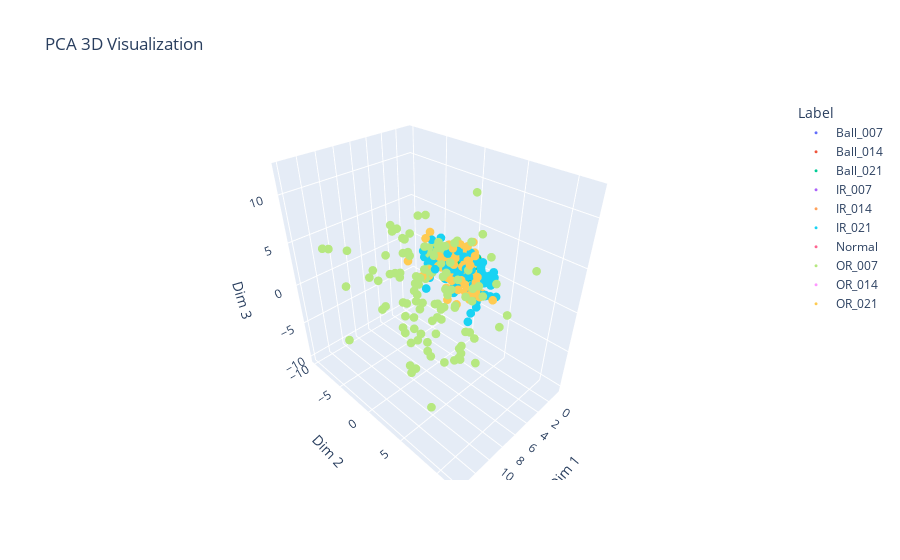
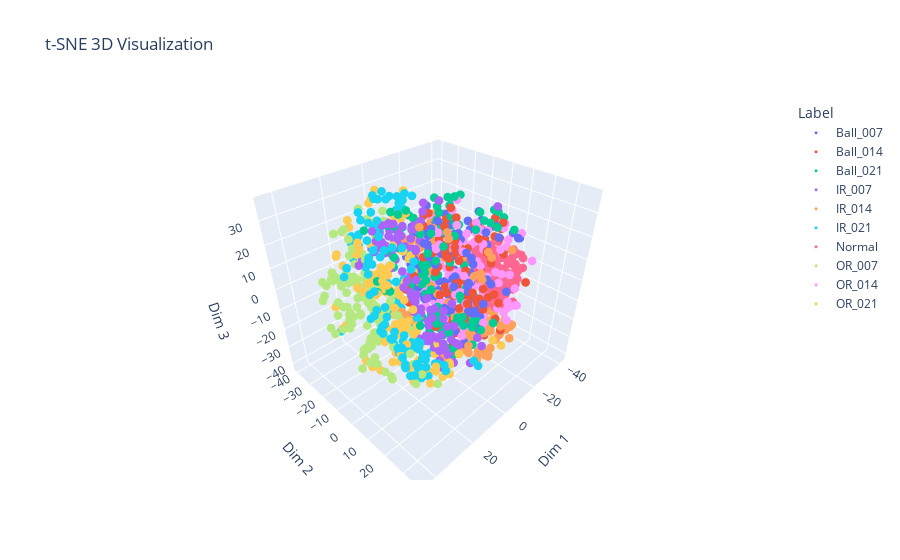

Source (notebook cell) for these figures, in order:
### Code cell
import plotly.io as pio
pio.renderers.default = "vscode+iframe"
import pandas as pd
import numpy as np
import plotly.express as px
from sklearn.decomposition import PCA
from sklearn.manifold import TSNE
from sklearn.preprocessing import StandardScaler
SEED = 42

# 標準化數據
scaler = StandardScaler()
datas_scaled = scaler.fit_transform(features)

# PCA 降維到 3D
pca = PCA(n_components=3)
pca_result = pca.fit_transform(datas_scaled)

# t-SNE 降維到 3D
tsne = TSNE(n_components=3, random_state=SEED)
tsne_result = tsne.fit_transform(datas_scaled)

# 3D 視覺化函數
def plot_3d_embedding(embedding, labels, title):
    # 使用 Plotly Express 進行 3D 散點圖繪製
    df = pd.DataFrame(embedding, columns=['Dim 1', 'Dim 2', 'Dim 3'])
    df['Label'] = labels
    fig = px.scatter_3d(df, x='Dim 1', y='Dim 2', z='Dim 3', color='Label', title=title)
    
    # 設定 marker 大小，調整點的大小
    fig.update_traces(marker=dict(size=3))  # 將點的大小設為 3
    fig.show()

# 視覺化 PCA
plot_3d_embedding(pca_result, labels, "PCA 3D Visualization")

# 視覺化 t-SNE
plot_3d_embedding(tsne_result, labels, "t-SNE 3D Visualization")
